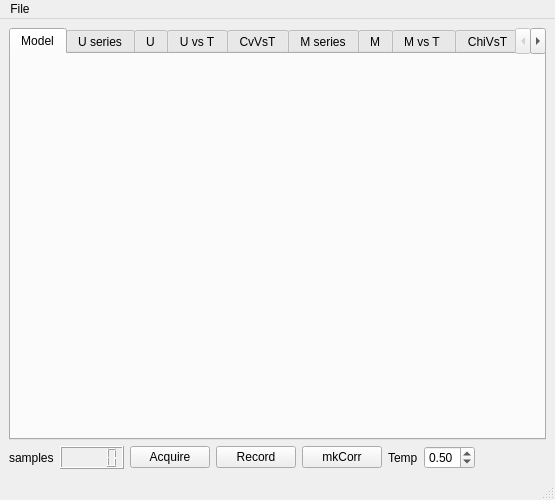
<?xml version="1.0" encoding="UTF-8"?>
<ui version="4.0">
 <class>IsingModelWidget</class>
 <widget class="QMainWindow" name="IsingModelWidget">
  <property name="geometry">
   <rect>
    <x>0</x>
    <y>0</y>
    <width>555</width>
    <height>500</height>
   </rect>
  </property>
  <property name="windowTitle">
   <string>MainWindow</string>
  </property>
  <widget class="QWidget" name="centralwidget">
   <layout class="QGridLayout" name="gridLayout">
    <item row="0" column="0">
     <widget class="QTabWidget" name="tabWidget">
      <property name="enabled">
       <bool>true</bool>
      </property>
      <property name="currentIndex">
       <number>0</number>
      </property>
      <property name="tabsClosable">
       <bool>false</bool>
      </property>
      <widget class="QWidget" name="modelTab">
       <attribute name="title">
        <string>Model</string>
       </attribute>
       <layout class="QHBoxLayout" name="horizontalLayout_2">
        <item>
         <spacer name="horizontalSpacer">
          <property name="orientation">
           <enum>Qt::Orientation::Horizontal</enum>
          </property>
          <property name="sizeHint" stdset="0">
           <size>
            <width>221</width>
            <height>20</height>
           </size>
          </property>
         </spacer>
        </item>
        <item>
         <widget class="QLabel" name="displayLabel">
          <property name="text">
           <string/>
          </property>
         </widget>
        </item>
        <item>
         <spacer name="horizontalSpacer_2">
          <property name="orientation">
           <enum>Qt::Orientation::Horizontal</enum>
          </property>
          <property name="sizeHint" stdset="0">
           <size>
            <width>221</width>
            <height>20</height>
           </size>
          </property>
         </spacer>
        </item>
       </layout>
      </widget>
      <widget class="QWidget" name="uSeriesTab">
       <attribute name="title">
        <string>U series</string>
       </attribute>
       <layout class="QHBoxLayout" name="horizontalLayout_3">
        <item>
         <widget class="PlotView" name="uSeriesView" native="true"/>
        </item>
       </layout>
      </widget>
      <widget class="QWidget" name="uHistTab">
       <attribute name="title">
        <string>U</string>
       </attribute>
       <layout class="QGridLayout" name="gridLayout_2">
        <item row="0" column="0">
         <widget class="PlotView" name="uHistView" native="true"/>
        </item>
       </layout>
      </widget>
      <widget class="QWidget" name="uVsTTab">
       <attribute name="title">
        <string>U vs T</string>
       </attribute>
       <layout class="QHBoxLayout" name="horizontalLayout">
        <item>
         <widget class="PlotView" name="uVsTView" native="true"/>
        </item>
       </layout>
      </widget>
      <widget class="QWidget" name="cVsTTab">
       <attribute name="title">
        <string>CvVsT</string>
       </attribute>
       <layout class="QGridLayout" name="gridLayout_6">
        <item row="0" column="0">
         <widget class="PlotView" name="cVsTView" native="true"/>
        </item>
       </layout>
      </widget>
      <widget class="QWidget" name="mSeriesTab">
       <attribute name="title">
        <string>M series</string>
       </attribute>
       <layout class="QVBoxLayout" name="verticalLayout">
        <item>
         <widget class="PlotView" name="mSeriesView" native="true"/>
        </item>
       </layout>
      </widget>
      <widget class="QWidget" name="mHistTab">
       <attribute name="title">
        <string>M</string>
       </attribute>
       <layout class="QGridLayout" name="gridLayout_3">
        <item row="0" column="0">
         <widget class="PlotView" name="mHistView" native="true"/>
        </item>
       </layout>
      </widget>
      <widget class="QWidget" name="mVsTTab">
       <attribute name="title">
        <string>M vs T </string>
       </attribute>
       <layout class="QHBoxLayout" name="horizontalLayout_8">
        <item>
         <widget class="PlotView" name="mVsTView" native="true"/>
        </item>
       </layout>
      </widget>
      <widget class="QWidget" name="xVsTTab">
       <attribute name="title">
        <string>ChiVsT</string>
       </attribute>
       <layout class="QGridLayout" name="gridLayout_5">
        <item row="0" column="0">
         <widget class="PlotView" name="xVsTView" native="true"/>
        </item>
       </layout>
      </widget>
      <widget class="QWidget" name="correlationTab">
       <attribute name="title">
        <string>Correlation</string>
       </attribute>
       <layout class="QGridLayout" name="gridLayout_4">
        <item row="0" column="0">
         <widget class="PlotView" name="correlationView" native="true"/>
        </item>
       </layout>
      </widget>
     </widget>
    </item>
    <item row="1" column="0">
     <layout class="QHBoxLayout" name="horizontalLayout_4">
      <item>
       <widget class="QLabel" name="label_2">
        <property name="text">
         <string>samples</string>
        </property>
       </widget>
      </item>
      <item>
       <widget class="QLCDNumber" name="iterationNumber">
        <property name="font">
         <font>
          <family>Abyssinica SIL</family>
         </font>
        </property>
       </widget>
      </item>
      <item>
       <widget class="QPushButton" name="acquireButton">
        <property name="text">
         <string>Acquire</string>
        </property>
        <property name="checkable">
         <bool>true</bool>
        </property>
       </widget>
      </item>
      <item>
       <widget class="QPushButton" name="recordButton">
        <property name="text">
         <string>Record</string>
        </property>
       </widget>
      </item>
      <item>
       <widget class="QPushButton" name="mkCorrButton">
        <property name="text">
         <string>mkCorr</string>
        </property>
       </widget>
      </item>
      <item>
       <widget class="QLabel" name="label">
        <property name="text">
         <string>Temp</string>
        </property>
       </widget>
      </item>
      <item>
       <widget class="QDoubleSpinBox" name="temperatureSpinBox">
        <property name="decimals">
         <number>2</number>
        </property>
        <property name="maximum">
         <double>5.000000000000000</double>
        </property>
        <property name="singleStep">
         <double>0.010000000000000</double>
        </property>
        <property name="value">
         <double>0.500000000000000</double>
        </property>
       </widget>
      </item>
      <item>
       <spacer name="horizontalSpacer_4">
        <property name="orientation">
         <enum>Qt::Orientation::Horizontal</enum>
        </property>
        <property name="sizeHint" stdset="0">
         <size>
          <width>164</width>
          <height>20</height>
         </size>
        </property>
       </spacer>
      </item>
     </layout>
    </item>
   </layout>
  </widget>
  <widget class="QMenuBar" name="menubar">
   <property name="geometry">
    <rect>
     <x>0</x>
     <y>0</y>
     <width>555</width>
     <height>23</height>
    </rect>
   </property>
   <widget class="QMenu" name="menuFile">
    <property name="title">
     <string>File</string>
    </property>
    <addaction name="actionQuit"/>
   </widget>
   <addaction name="menuFile"/>
  </widget>
  <widget class="QStatusBar" name="statusbar"/>
  <action name="actionQuit">
   <property name="text">
    <string>Quit</string>
   </property>
  </action>
 </widget>
 <customwidgets>
  <customwidget>
   <class>PlotView</class>
   <extends>QWidget</extends>
   <header>QatPlotWidgets/PlotView.h</header>
   <container>1</container>
  </customwidget>
 </customwidgets>
 <resources/>
 <connections/>
</ui>
